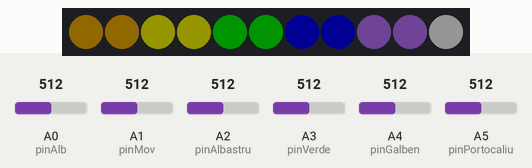
A sketch run on a simulated Arduino Uno, built for the host (arithmetic inside an expression is 32-bit, double 64-bit). On the bench: 11 RGB LEDs in strip order, left to right. The test bench sets the inputs (shaded band); at power-on: A0 (pinAlb) = 512, A1 (pinMov) = 512, A2 (pinAlbastru) = 512, A3 (pinVerde) = 512, A4 (pinGalben) = 512, A5 (pinPortocaliu) = 512. Dim RGB values are drawn brighter than linear; what the sketch prints to the serial monitor is not drawn.

Above: at 2.1 s.
2.9 s: A0 (pinAlb) set to 69
At 5.3 s:
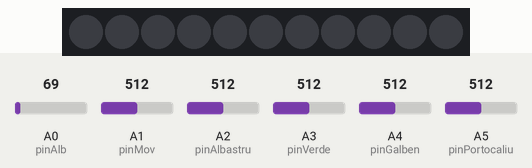
5.6 s: A0 (pinAlb) set to 59
At 7.1 s:
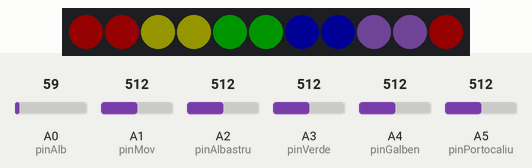
Timing chart, 0 to 8.6 s (numbered marks = the images above; inputs shaded):
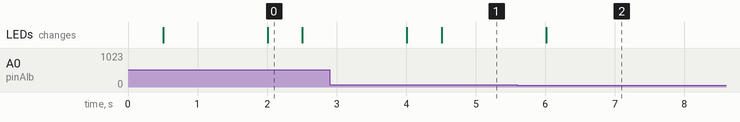

The sketch:

AnalogInputToPureData.ino
```cpp
#include <Adafruit_NeoPixel.h>
#define LED_PIN 8
#define LED_COUNT 11
Adafruit_NeoPixel strip(LED_COUNT, LED_PIN, NEO_GRB + NEO_KHZ800);

int pinAlb = A0;
int pinMov = A1;
int pinAlbastru = A2;
int pinVerde = A3;
int pinGalben = A4;
int pinPortocaliu = A5;

int pinLed = 8;

int ledAlb = 10;
int ledMov = 8;
int ledAlbastru = 6;
int ledVerde = 4;
int ledGalben = 2;
int ledPortocaliu = 0;

int albValue = 0;
int movValue = 0;
int albastruValue = 0;
int verdeValue = 0;
int galbenValue = 0;
int portocaliuValue = 0;

String state = "standBy";
int counter = 0;

void setup() {
  Serial.begin(9600);
  strip.begin();
  strip.setBrightness(20);
}

void loop() {
  albValue = analogRead(pinAlb);
  movValue = analogRead(pinMov);
  albastruValue = analogRead(pinAlbastru);
  verdeValue = analogRead(pinVerde);
  galbenValue = analogRead(pinGalben);
  portocaliuValue = analogRead(pinPortocaliu);

  if (albValue < 65 && state != 'alb') {
    state = "alb";
    openEyes(ledAlb, strip.Color(255, 0, 0));
    Serial.write(albValue);
    counter = 0;
  } else if (movValue < 65 && state != "mov") {
    state = "mov";
    openEyes(ledMov, strip.Color(255, 0, 0));
    Serial.write(movValue);
    counter = 0;
  } else if (albastruValue < 65 && state != "albastru") {
    state = "albastru";
    openEyes(ledAlbastru, strip.Color(255, 0, 0));
    Serial.write(albastruValue);
    counter = 0;
  } else if (verdeValue < 65 && state != "verde") {
    state = "verde";
    openEyes(ledVerde, strip.Color(255, 0, 0));
    // Serial.write(verdeValue);
    Serial.println("plang 20");
    counter = 0;
  } else if (galbenValue < 65 && state != "galben") {
    state = "galben";
    openEyes(ledGalben, strip.Color(255, 0, 0));
    Serial.write(galbenValue);
    counter = 0;
  } else if (portocaliuValue < 65 && state != "portocaliu") {
    state = "portocaliu";
    openEyes(ledPortocaliu, strip.Color(255, 0, 0));
    Serial.write(portocaliuValue);
    counter = 0;
  }

  // debugSensors();

  if (state == "standBy") {
    colorStandby();
  } else {
    counter++;
  }

  if(counter > 10)
  {
    state="standBy";
  }

  delay(1000);
}

void colorStandby() {
  colorWithSensorColor();
  delay(500);
  strip.clear();
  strip.show();
  delay(500);
}

void setSensorColor(int index, uint32_t color) {
  strip.setPixelColor(index, color);
  strip.setPixelColor(index + 1, color);
  strip.show();
}

void openEyes(int index, uint32_t color) {
  colorWithSensorColor();
  if (index < 10) {
    strip.setPixelColor(index, color);
    strip.setPixelColor(index + 1, color);
    strip.setPixelColor(index + 2, color);
    strip.setPixelColor(index + 3, color);
  } else {
    strip.setPixelColor(index, color);
    strip.setPixelColor(0, color);
    strip.setPixelColor(1, color);
  }
  strip.show();
}

void colorWithSensorColor() {
  setSensorColor(0, strip.Color(215, 150, 0));
  setSensorColor(2, strip.Color(255, 255, 0));
  setSensorColor(4, strip.Color(0, 255, 0));
  setSensorColor(6, strip.Color(0, 0, 255));
  setSensorColor(8, strip.Color(185, 120, 245));
  setSensorColor(10, strip.Color(255, 255, 255));
}

void debugSensors() {
  Serial.print("Alb: ");
  Serial.println(albValue);
  Serial.print("Mov: ");
  Serial.println(movValue);
  Serial.print("Albastru: ");
  Serial.println(albastruValue);
  Serial.print("Verde: ");
  Serial.println(verdeValue);
  Serial.print("Galben: ");
  Serial.println(galbenValue);
  Serial.print("Portocaliu: ");
  Serial.println(portocaliuValue);
  Serial.print("State: ");
  Serial.println(state);
  Serial.println("----------------------------------------");
  delay(1000);
}
```

Measured:
- the behaviour switches between 65 and 64 on A0 (pinAlb) (found by bisection; images 1 and 2)
- after the input at 5.6 s, the LEDs: change after 0.41 s (image 2)
- what the display in image 0 shows lasts 0.5 s, from 2.0 s to 2.5 s
